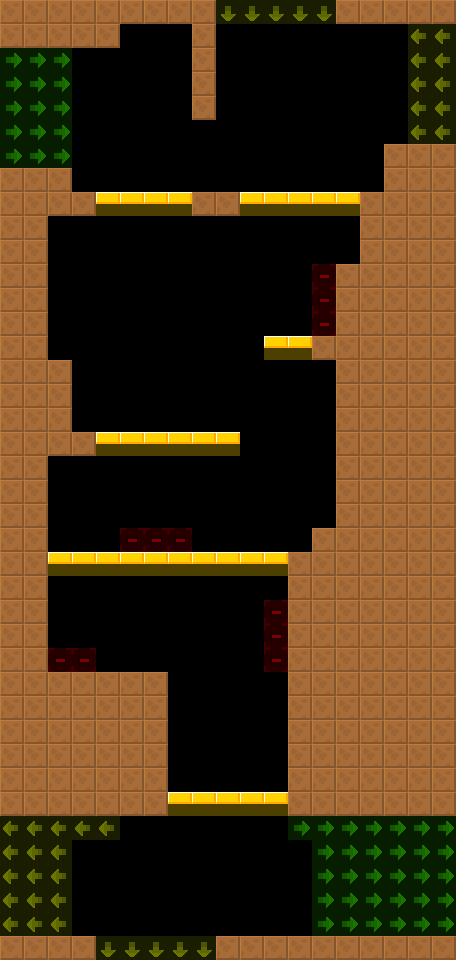

A level layout from a 2D game, rendered from its tile map. Below: a short description, then the map file with tile-grid data replaced by summaries:
An orthogonal 19x40 tile map with 24x24 px tiles, 2 tile layers (col, lnk), 2 tilesets and 18 objects (16x Spikes, 2x UnstablePF).

<map version="1.4" tiledversion="1.4.2" orientation="orthogonal" renderorder="right-down" width="19" height="40" tilewidth="24" tileheight="24" infinite="0" nextlayerid="4" nextobjectid="8">
 <tileset firstgid="6" source="../../lnk.tsx" />
 <tileset firstgid="1" source="../../col.tsx" />
 <layer id="1" name="col" width="19" height="40">
  <data>[760 cells, 320 non-empty, 2 distinct tile ids]</data>
 </layer>
 <layer id="2" name="lnk" width="19" height="40" opacity="0.5">
  <data>[760 cells, 94 non-empty, 4 distinct tile ids]</data>
 </layer>
 <objectgroup id="3" name="markers" opacity="0.5">
  <object id="1" name="Spikes" type="Spikes" x="168" y="24" width="24" height="96">
   <properties>
    <property name="yr" value="0" />
    <property name="xr" value="0" />
   </properties>
  </object>
  <object id="2" name="Spikes" type="Spikes" x="336" y="24" width="72" height="24">
   <properties>
    <property name="yr" value="0" />
    <property name="xr" value="0" />
   </properties>
  </object>
  <object id="3" name="UnstablePF" type="UnstablePF" x="216" y="96" width="48" height="24">
   <properties>
    <property name="yr" value="0" />
    <property name="xr" value="0" />
   </properties>
  </object>
  <object id="4" name="Spikes" type="Spikes" x="360" y="144" width="24" height="48">
   <properties>
    <property name="yr" value="0" />
    <property name="xr" value="0" />
   </properties>
  </object>
  <object id="5" name="Spikes" type="Spikes" x="48" y="216" width="24" height="144">
   <properties>
    <property name="yr" value="0" />
    <property name="xr" value="0" />
   </properties>
  </object>
  <object id="6" name="Spikes" type="Spikes" x="192" y="216" width="48" height="24">
   <properties>
    <property name="yr" value="0" />
    <property name="xr" value="0" />
   </properties>
  </object>
  <object id="7" name="Spikes" type="Spikes" x="312" y="264" width="24" height="72">
   <properties>
    <property name="yr" value="0" />
    <property name="xr" value="0" />
   </properties>
  </object>
  <object id="8" name="UnstablePF" type="UnstablePF" x="192" y="336" width="72" height="24">
   <properties>
    <property name="yr" value="0" />
    <property name="xr" value="0" />
   </properties>
  </object>
  <object id="9" name="Spikes" type="Spikes" x="72" y="360" width="24" height="72">
   <properties>
    <property name="yr" value="0" />
    <property name="xr" value="0" />
   </properties>
  </object>
  <object id="10" name="Spikes" type="Spikes" x="312" y="360" width="24" height="72">
   <properties>
    <property name="yr" value="0" />
    <property name="xr" value="0" />
   </properties>
  </object>
  <object id="11" name="Spikes" type="Spikes" x="192" y="408" width="48" height="24">
   <properties>
    <property name="yr" value="0" />
    <property name="xr" value="0" />
   </properties>
  </object>
  <object id="12" name="Spikes" type="Spikes" x="312" y="480" width="24" height="48">
   <properties>
    <property name="yr" value="0" />
    <property name="xr" value="0" />
   </properties>
  </object>
  <object id="13" name="Spikes" type="Spikes" x="120" y="528" width="72" height="24">
   <properties>
    <property name="yr" value="0" />
    <property name="xr" value="0" />
   </properties>
  </object>
  <object id="14" name="Spikes" type="Spikes" x="192" y="528" width="120" height="24">
   <properties>
    <property name="yr" value="0" />
    <property name="xr" value="0" />
   </properties>
  </object>
  <object id="15" name="Spikes" type="Spikes" x="264" y="600" width="24" height="72">
   <properties>
    <property name="yr" value="0" />
    <property name="xr" value="0" />
   </properties>
  </object>
  <object id="16" name="Spikes" type="Spikes" x="48" y="648" width="48" height="24">
   <properties>
    <property name="yr" value="0" />
    <property name="xr" value="0" />
   </properties>
  </object>
  <object id="17" name="Spikes" type="Spikes" x="168" y="720" width="24" height="72">
   <properties>
    <property name="yr" value="0" />
    <property name="xr" value="0" />
   </properties>
  </object>
  <object id="18" name="Spikes" type="Spikes" x="264" y="720" width="24" height="72">
   <properties>
    <property name="yr" value="0" />
    <property name="xr" value="0" />
   </properties>
  </object>
 </objectgroup>
</map>
